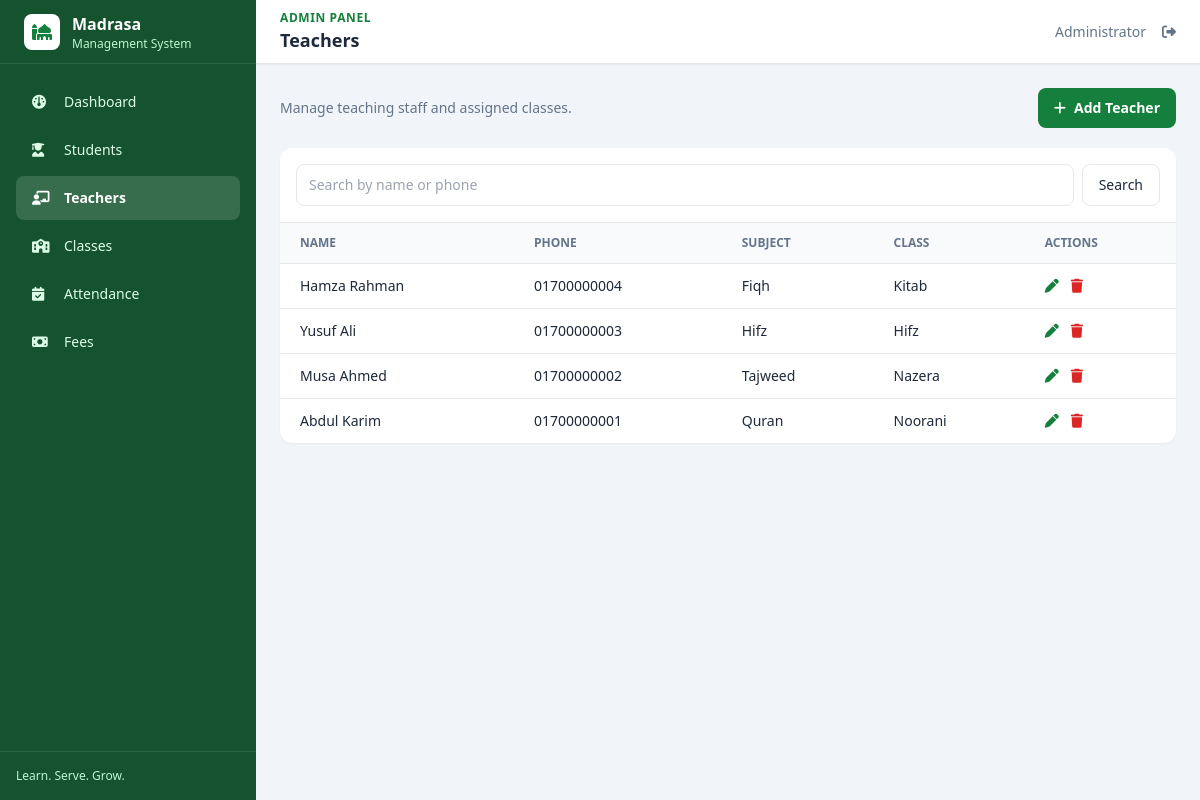
Page /teachers.php (signed in) on the committed database.
### tables this page shows
CREATE TABLE teachers (
    id INT UNSIGNED AUTO_INCREMENT PRIMARY KEY,
    name VARCHAR(100) NOT NULL,
    phone VARCHAR(30),
    subject VARCHAR(100) NOT NULL,
    class_id INT UNSIGNED NULL,
    created_at TIMESTAMP DEFAULT CURRENT_TIMESTAMP,
    INDEX (name), FOREIGN KEY (class_id) REFERENCES classes(id) ON DELETE SET NULL
);

CREATE TABLE classes (
    id INT UNSIGNED AUTO_INCREMENT PRIMARY KEY,
    class_name VARCHAR(100) NOT NULL UNIQUE,
    description TEXT,
    created_at TIMESTAMP DEFAULT CURRENT_TIMESTAMP
);

### includes/functions.php (called while the page is built, shortened)
<?php
function e(mixed $value): string
{
    return htmlspecialchars((string) $value, ENT_QUOTES, 'UTF-8');
}

### teachers.php (the view, shortened to what this page needs)
<?php
require __DIR__ . '/config/database.php';
require __DIR__ . '/includes/functions.php';
$search = trim($_GET['search'] ?? '');
$statement = $pdo->prepare('SELECT t.*, c.class_name FROM teachers t LEFT JOIN classes c ON c.id=t.class_id WHERE t.name LIKE ? OR t.phone LIKE ? ORDER BY t.id DESC');
$like = "%{$search}%"; $statement->execute([$like, $like]); $teachers = $statement->fetchAll();
require __DIR__ . '/includes/header.php';
?>
<div class="mb-5 flex flex-col justify-between gap-3 sm:flex-row sm:items-center"><p class="text-sm text-slate-500">Manage teaching staff and assigned classes.</p><a href="teacher-add.php" class="rounded-lg bg-green-700 px-4 py-2.5 text-center text-sm font-semibold text-white"><i class="fa-solid fa-plus mr-2"></i>Add Teacher</a></div>
<div class="rounded-xl bg-white shadow-sm"><form class="flex gap-2 border-b p-4"><input name="search" value="<?= e($search) ?>" placeholder="Search by name or phone" class="flex-1 rounded-lg border px-3 py-2.5 text-sm"><button class="rounded-lg border px-4 text-sm">Search</button></form><?php if (!$teachers): ?><p class="p-10 text-center text-sm text-slate-500">No teachers found.</p><?php else: ?><div class="overflow-x-auto"><table class="w-full text-left text-sm"><thead class="bg-slate-50 text-xs uppercase text-slate-500"><tr><th class="px-5 py-3">Name</th><th class="px-5 py-3">Phone</th><th class="px-5 py-3">Subject</th><th class="px-5 py-3">Class</th><th class="px-5 py-3">Actions</th></tr></thead><tbody><?php foreach ($teachers as $teacher): ?><tr class="border-t"><td class="px-5 py-3 font-medium"><?= e($teacher['name']) ?></td><td class="px-5 py-3"><?= e($teacher['phone']) ?></td><td class="px-5 py-3"><?= e($teacher['subject']) ?></td><td class="px-5 py-3"><?= e($teacher['class_name'] ?? 'Unassigned') ?></td><td class="px-5 py-3"><a class="mr-3 text-green-700" href="teacher-edit.php?id=<?= $teacher['id'] ?>"><i class="fa-solid fa-pen"></i></a><form class="inline" method="post" action="teacher-delete.php"><input type="hidden" name="id" value="<?= $teacher['id'] ?>"><button data-confirm="Are you sure you want to delete this teacher?" class="text-red-600"><i class="fa-solid fa-trash"></i></button></form></td></tr><?php endforeach; ?></tbody></table></div><?php endif; ?></div>
<?php require __DIR__ . '/includes/footer.php'; ?>

### rows in the picture
teachers: name "Hamza Rahman", phone "01700000004", subject "Fiqh", class.class_name "Kitab"
teachers: name "Yusuf Ali", phone "01700000003", subject "Hifz", class.class_name "Hifz"
teachers: name "Musa Ahmed", phone "01700000002", subject "Tajweed", class.class_name "Nazera"
teachers: name "Abdul Karim", phone "01700000001", subject "Quran", class.class_name "Noorani"

### other values in the picture
$label "Dashboard"
$label "Students"
$label "Teachers"
$label "Classes"
$label "Attendance"
$label "Fees"
$title "Teachers"
$_SESSION['user_name'] "Administrator"
